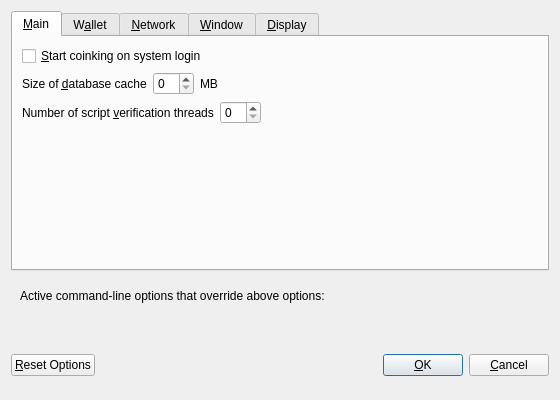
<?xml version="1.0" encoding="UTF-8"?>
<ui version="4.0">
 <class>OptionsDialog</class>
 <widget class="QDialog" name="OptionsDialog">
  <property name="geometry">
   <rect>
    <x>0</x>
    <y>0</y>
    <width>560</width>
    <height>400</height>
   </rect>
  </property>
  <property name="windowTitle">
   <string>Options</string>
  </property>
  <property name="modal">
   <bool>true</bool>
  </property>
  <layout class="QVBoxLayout" name="verticalLayout">
   <item>
    <widget class="QTabWidget" name="tabWidget">
     <property name="currentIndex">
      <number>0</number>
     </property>
     <widget class="QWidget" name="tabMain">
      <attribute name="title">
       <string>&amp;Main</string>
      </attribute>
      <layout class="QVBoxLayout" name="verticalLayout_Main">
       <item>
        <widget class="QCheckBox" name="bitcoinAtStartup">
         <property name="toolTip">
          <string>Automatically start coinking after logging in to the system.</string>
         </property>
         <property name="text">
          <string>&amp;Start coinking on system login</string>
         </property>
        </widget>
       </item>
       <item>
        <layout class="QHBoxLayout" name="horizontalLayout_2_Main">
         <item>
          <widget class="QLabel" name="databaseCacheLabel">
           <property name="text">
            <string>Size of &amp;database cache</string>
           </property>
           <property name="textFormat">
            <enum>Qt::PlainText</enum>
           </property>
           <property name="buddy">
            <cstring>databaseCache</cstring>
           </property>
          </widget>
         </item>
         <item>
          <widget class="QSpinBox" name="databaseCache"/>
         </item>
         <item>
          <widget class="QLabel" name="databaseCacheUnitLabel">
           <property name="text">
            <string>MB</string>
           </property>
           <property name="textFormat">
            <enum>Qt::PlainText</enum>
           </property>
          </widget>
         </item>
         <item>
          <spacer name="horizontalSpacer_2_Main">
           <property name="orientation">
            <enum>Qt::Horizontal</enum>
           </property>
           <property name="sizeHint" stdset="0">
            <size>
             <width>40</width>
             <height>20</height>
            </size>
           </property>
          </spacer>
         </item>
        </layout>
       </item>
       <item>
        <layout class="QHBoxLayout" name="horizontalLayout_3_Main">
         <item>
          <widget class="QLabel" name="threadsScriptVerifLabel">
           <property name="text">
            <string>Number of script &amp;verification threads</string>
           </property>
           <property name="textFormat">
            <enum>Qt::PlainText</enum>
           </property>
           <property name="buddy">
            <cstring>threadsScriptVerif</cstring>
           </property>
          </widget>
         </item>
         <item>
          <widget class="QSpinBox" name="threadsScriptVerif">
           <property name="toolTip">
            <string>(0 = auto, &lt;0 = leave that many cores free)</string>
           </property>
          </widget>
         </item>
         <item>
          <spacer name="horizontalSpacer_3_Main">
           <property name="orientation">
            <enum>Qt::Horizontal</enum>
           </property>
           <property name="sizeHint" stdset="0">
            <size>
             <width>40</width>
             <height>20</height>
            </size>
           </property>
          </spacer>
         </item>
        </layout>
       </item>
       <item>
        <spacer name="verticalSpacer_Main">
         <property name="orientation">
          <enum>Qt::Vertical</enum>
         </property>
         <property name="sizeHint" stdset="0">
          <size>
           <width>20</width>
           <height>40</height>
          </size>
         </property>
        </spacer>
       </item>
      </layout>
     </widget>
     <widget class="QWidget" name="tabWallet">
      <attribute name="title">
       <string>W&amp;allet</string>
      </attribute>
      <layout class="QVBoxLayout" name="verticalLayout_Wallet">
       <item>
        <widget class="QLabel" name="transactionFeeInfoLabel">
         <property name="text">
          <string>Optional transaction fee per kB that helps make sure your transactions are processed quickly. Most transactions are 1 kB.</string>
         </property>
         <property name="textFormat">
          <enum>Qt::PlainText</enum>
         </property>
         <property name="wordWrap">
          <bool>true</bool>
         </property>
        </widget>
       </item>
       <item>
        <layout class="QHBoxLayout" name="horizontalLayout_1_Wallet">
         <item>
          <widget class="QLabel" name="transactionFeeLabel">
           <property name="text">
            <string>Pay transaction &amp;fee</string>
           </property>
           <property name="textFormat">
            <enum>Qt::PlainText</enum>
           </property>
           <property name="buddy">
            <cstring>transactionFee</cstring>
           </property>
          </widget>
         </item>
         <item>
          <widget class="BitcoinAmountField" name="transactionFee"/>
         </item>
         <item>
          <spacer name="horizontalSpacer_1_Wallet">
           <property name="orientation">
            <enum>Qt::Horizontal</enum>
           </property>
           <property name="sizeHint" stdset="0">
            <size>
             <width>40</width>
             <height>20</height>
            </size>
           </property>
          </spacer>
         </item>
        </layout>
       </item>
       <item>
        <spacer name="verticalSpacer_Wallet">
         <property name="orientation">
          <enum>Qt::Vertical</enum>
         </property>
         <property name="sizeHint" stdset="0">
          <size>
           <width>20</width>
           <height>40</height>
          </size>
         </property>
        </spacer>
       </item>
       <item>
        <widget class="QGroupBox" name="groupBox">
         <property name="title">
          <string>Expert</string>
         </property>
         <layout class="QVBoxLayout" name="verticalLayout_2">
          <item>
           <widget class="QCheckBox" name="coinControlFeatures">
            <property name="toolTip">
             <string>Whether to show coin control features or not.</string>
            </property>
            <property name="text">
             <string>Enable coin &amp;control features</string>
            </property>
           </widget>
          </item>
          <item>
           <widget class="QCheckBox" name="spendZeroConfChange">
            <property name="toolTip">
             <string>If you disable the spending of unconfirmed change, the change from a transaction cannot be used until that transaction has at least one confirmation. This also affects how your balance is computed.</string>
            </property>
            <property name="text">
             <string>&amp;Spend unconfirmed change</string>
            </property>
           </widget>
          </item>
         </layout>
        </widget>
       </item>
      </layout>
     </widget>
     <widget class="QWidget" name="tabNetwork">
      <attribute name="title">
       <string>&amp;Network</string>
      </attribute>
      <layout class="QVBoxLayout" name="verticalLayout_Network">
       <item>
        <widget class="QCheckBox" name="mapPortUpnp">
         <property name="toolTip">
          <string>Automatically open the coinking client port on the router. This only works when your router supports UPnP and it is enabled.</string>
         </property>
         <property name="text">
          <string>Map port using &amp;UPnP</string>
         </property>
        </widget>
       </item>
       <item>
        <widget class="QCheckBox" name="connectSocks">
         <property name="toolTip">
          <string>Connect to the coinking network through a SOCKS proxy.</string>
         </property>
         <property name="text">
          <string>&amp;Connect through SOCKS proxy (default proxy):</string>
         </property>
        </widget>
       </item>
       <item>
        <layout class="QHBoxLayout" name="horizontalLayout_1_Network">
         <item>
          <widget class="QLabel" name="proxyIpLabel">
           <property name="text">
            <string>Proxy &amp;IP:</string>
           </property>
           <property name="textFormat">
            <enum>Qt::PlainText</enum>
           </property>
           <property name="buddy">
            <cstring>proxyIp</cstring>
           </property>
          </widget>
         </item>
         <item>
          <widget class="QValidatedLineEdit" name="proxyIp">
           <property name="minimumSize">
            <size>
             <width>140</width>
             <height>0</height>
            </size>
           </property>
           <property name="maximumSize">
            <size>
             <width>140</width>
             <height>16777215</height>
            </size>
           </property>
           <property name="toolTip">
            <string>IP address of the proxy (e.g. IPv4: 127.0.0.1 / IPv6: ::1)</string>
           </property>
          </widget>
         </item>
         <item>
          <widget class="QLabel" name="proxyPortLabel">
           <property name="text">
            <string>&amp;Port:</string>
           </property>
           <property name="textFormat">
            <enum>Qt::PlainText</enum>
           </property>
           <property name="buddy">
            <cstring>proxyPort</cstring>
           </property>
          </widget>
         </item>
         <item>
          <widget class="QLineEdit" name="proxyPort">
           <property name="minimumSize">
            <size>
             <width>55</width>
             <height>0</height>
            </size>
           </property>
           <property name="maximumSize">
            <size>
             <width>55</width>
             <height>16777215</height>
            </size>
           </property>
           <property name="toolTip">
            <string>Port of the proxy (e.g. 9050)</string>
           </property>
          </widget>
         </item>
         <item>
          <widget class="QLabel" name="socksVersionLabel">
           <property name="text">
            <string>SOCKS &amp;Version:</string>
           </property>
           <property name="textFormat">
            <enum>Qt::PlainText</enum>
           </property>
           <property name="buddy">
            <cstring>socksVersion</cstring>
           </property>
          </widget>
         </item>
         <item>
          <widget class="QValueComboBox" name="socksVersion">
           <property name="toolTip">
            <string>SOCKS version of the proxy (e.g. 5)</string>
           </property>
          </widget>
         </item>
         <item>
          <spacer name="horizontalSpacer_1_Network">
           <property name="orientation">
            <enum>Qt::Horizontal</enum>
           </property>
           <property name="sizeHint" stdset="0">
            <size>
             <width>40</width>
             <height>20</height>
            </size>
           </property>
          </spacer>
         </item>
        </layout>
       </item>
       <item>
        <spacer name="verticalSpacer_Network">
         <property name="orientation">
          <enum>Qt::Vertical</enum>
         </property>
         <property name="sizeHint" stdset="0">
          <size>
           <width>20</width>
           <height>40</height>
          </size>
         </property>
        </spacer>
       </item>
      </layout>
     </widget>
     <widget class="QWidget" name="tabWindow">
      <attribute name="title">
       <string>&amp;Window</string>
      </attribute>
      <layout class="QVBoxLayout" name="verticalLayout_Window">
       <item>
        <widget class="QCheckBox" name="minimizeToTray">
         <property name="toolTip">
          <string>Show only a tray icon after minimizing the window.</string>
         </property>
         <property name="text">
          <string>&amp;Minimize to the tray instead of the taskbar</string>
         </property>
        </widget>
       </item>
       <item>
        <widget class="QCheckBox" name="minimizeOnClose">
         <property name="toolTip">
          <string>Minimize instead of exit the application when the window is closed. When this option is enabled, the application will be closed only after selecting Quit in the menu.</string>
         </property>
         <property name="text">
          <string>M&amp;inimize on close</string>
         </property>
        </widget>
       </item>
       <item>
        <spacer name="verticalSpacer_Window">
         <property name="orientation">
          <enum>Qt::Vertical</enum>
         </property>
         <property name="sizeHint" stdset="0">
          <size>
           <width>20</width>
           <height>40</height>
          </size>
         </property>
        </spacer>
       </item>
      </layout>
     </widget>
     <widget class="QWidget" name="tabDisplay">
      <attribute name="title">
       <string>&amp;Display</string>
      </attribute>
      <layout class="QVBoxLayout" name="verticalLayout_Display">
       <item>
        <layout class="QHBoxLayout" name="horizontalLayout_1_Display">
         <item>
          <widget class="QLabel" name="langLabel">
           <property name="text">
            <string>User Interface &amp;language:</string>
           </property>
           <property name="textFormat">
            <enum>Qt::PlainText</enum>
           </property>
           <property name="buddy">
            <cstring>lang</cstring>
           </property>
          </widget>
         </item>
         <item>
          <widget class="QValueComboBox" name="lang">
           <property name="toolTip">
            <string>The user interface language can be set here. This setting will take effect after restarting coinking.</string>
           </property>
          </widget>
         </item>
        </layout>
       </item>
       <item>
        <layout class="QHBoxLayout" name="horizontalLayout_2_Display">
         <item>
          <widget class="QLabel" name="unitLabel">
           <property name="text">
            <string>&amp;Unit to show amounts in:</string>
           </property>
           <property name="textFormat">
            <enum>Qt::PlainText</enum>
           </property>
           <property name="buddy">
            <cstring>unit</cstring>
           </property>
          </widget>
         </item>
         <item>
          <widget class="QValueComboBox" name="unit">
           <property name="toolTip">
            <string>Choose the default subdivision unit to show in the interface and when sending coins.</string>
           </property>
          </widget>
         </item>
        </layout>
       </item>
       <item>
        <widget class="QCheckBox" name="displayAddresses">
         <property name="toolTip">
          <string>Whether to show coinking addresses in the transaction list or not.</string>
         </property>
         <property name="text">
          <string>&amp;Display addresses in transaction list</string>
         </property>
        </widget>
       </item>
       <item>
        <layout class="QHBoxLayout" name="horizontalLayout_3_Display">
         <item>
          <widget class="QLabel" name="thirdPartyTxUrlsLabel">
           <property name="toolTip">
            <string>Third party URLs (e.g. a block explorer) that appear in the transactions tab as context menu items. %s in the URL is replaced by transaction hash. Multiple URLs are separated by vertical bar |.</string>
           </property>
           <property name="text">
            <string>Third party transaction URLs</string>
           </property>
           <property name="buddy">
            <cstring>thirdPartyTxUrls</cstring>
           </property>
          </widget>
         </item>
         <item>
          <widget class="QLineEdit" name="thirdPartyTxUrls">
           <property name="toolTip">
            <string>Third party URLs (e.g. a block explorer) that appear in the transactions tab as context menu items. %s in the URL is replaced by transaction hash. Multiple URLs are separated by vertical bar |.</string>
           </property>
          </widget>
         </item>
        </layout>
       </item>
       <item>
        <spacer name="verticalSpacer_Display">
         <property name="orientation">
          <enum>Qt::Vertical</enum>
         </property>
         <property name="sizeHint" stdset="0">
          <size>
           <width>20</width>
           <height>40</height>
          </size>
         </property>
        </spacer>
       </item>
      </layout>
     </widget>
    </widget>
   </item>
   <item>
    <widget class="QFrame" name="frame">
     <layout class="QVBoxLayout" name="verticalLayout_Bottom">
      <item>
       <layout class="QHBoxLayout" name="horizontalLayout_Bottom">
        <item>
         <widget class="QLabel" name="overriddenByCommandLineInfoLabel">
          <property name="text">
           <string>Active command-line options that override above options:</string>
          </property>
          <property name="textFormat">
           <enum>Qt::PlainText</enum>
          </property>
         </widget>
        </item>
        <item>
         <spacer name="horizontalSpacer_Bottom">
          <property name="orientation">
           <enum>Qt::Horizontal</enum>
          </property>
          <property name="sizeHint" stdset="0">
           <size>
            <width>40</width>
            <height>20</height>
           </size>
          </property>
         </spacer>
        </item>
       </layout>
      </item>
      <item>
       <widget class="QLabel" name="overriddenByCommandLineLabel">
        <property name="text">
         <string/>
        </property>
        <property name="textFormat">
         <enum>Qt::PlainText</enum>
        </property>
        <property name="wordWrap">
         <bool>true</bool>
        </property>
       </widget>
      </item>
     </layout>
    </widget>
   </item>
   <item>
    <layout class="QHBoxLayout" name="horizontalLayout_Buttons">
     <item>
      <widget class="QPushButton" name="resetButton">
       <property name="toolTip">
        <string>Reset all client options to default.</string>
       </property>
       <property name="text">
        <string>&amp;Reset Options</string>
       </property>
       <property name="autoDefault">
        <bool>false</bool>
       </property>
      </widget>
     </item>
     <item>
      <spacer name="horizontalSpacer_1">
       <property name="orientation">
        <enum>Qt::Horizontal</enum>
       </property>
       <property name="sizeHint" stdset="0">
        <size>
         <width>40</width>
         <height>48</height>
        </size>
       </property>
      </spacer>
     </item>
     <item>
      <widget class="QLabel" name="statusLabel">
       <property name="minimumSize">
        <size>
         <width>200</width>
         <height>0</height>
        </size>
       </property>
       <property name="font">
        <font>
         <weight>75</weight>
         <bold>true</bold>
        </font>
       </property>
       <property name="text">
        <string/>
       </property>
       <property name="textFormat">
        <enum>Qt::PlainText</enum>
       </property>
       <property name="wordWrap">
        <bool>true</bool>
       </property>
      </widget>
     </item>
     <item>
      <spacer name="horizontalSpacer_2">
       <property name="orientation">
        <enum>Qt::Horizontal</enum>
       </property>
       <property name="sizeHint" stdset="0">
        <size>
         <width>40</width>
         <height>48</height>
        </size>
       </property>
      </spacer>
     </item>
     <item>
      <widget class="QPushButton" name="okButton">
       <property name="text">
        <string>&amp;OK</string>
       </property>
      </widget>
     </item>
     <item>
      <widget class="QPushButton" name="cancelButton">
       <property name="text">
        <string>&amp;Cancel</string>
       </property>
       <property name="autoDefault">
        <bool>false</bool>
       </property>
      </widget>
     </item>
    </layout>
   </item>
  </layout>
 </widget>
 <customwidgets>
  <customwidget>
   <class>BitcoinAmountField</class>
   <extends>QLineEdit</extends>
   <header>bitcoinamountfield.h</header>
   <container>1</container>
  </customwidget>
  <customwidget>
   <class>QValidatedLineEdit</class>
   <extends>QLineEdit</extends>
   <header>qvalidatedlineedit.h</header>
  </customwidget>
  <customwidget>
   <class>QValueComboBox</class>
   <extends>QComboBox</extends>
   <header>qvaluecombobox.h</header>
  </customwidget>
 </customwidgets>
 <resources/>
 <connections/>
</ui>
